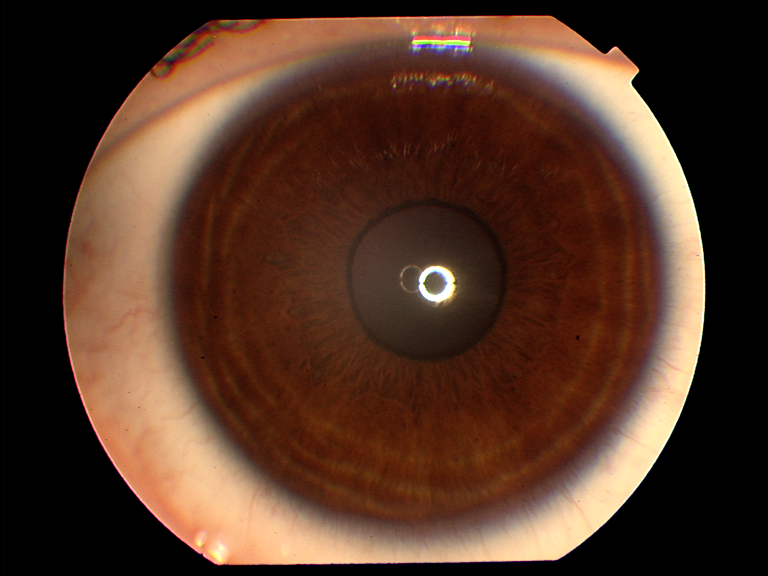
#> input picture TestAndMethods/Sharpness/test/044R_3.png, 768 x 576 px, found by its file name
$ python tcc.py
#> lines starting #> are read from the running program, lines starting #| are printed output that depends on the picture
import cv2
from matplotlib import pyplot as plt
import numpy as np


img = cv2.imread('044R_3.png', 0)
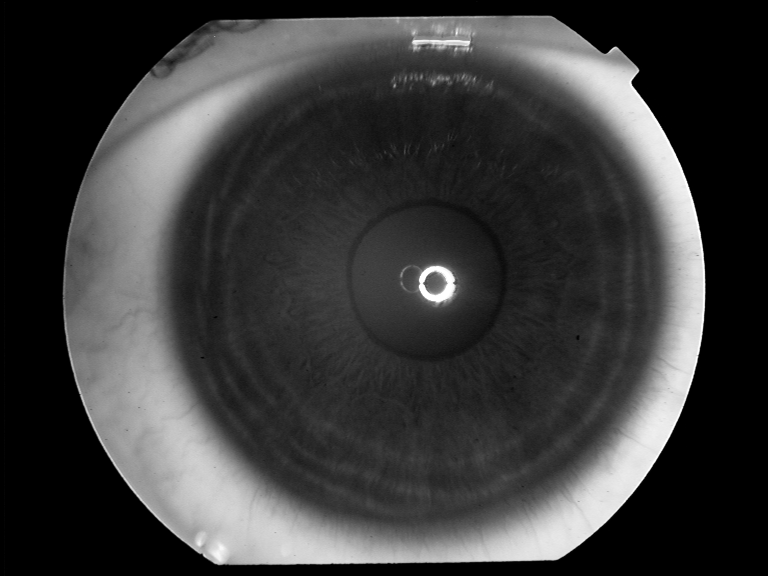
#> img: shape (576, 768); min 0, max 255, mean 59.6

dft = cv2.dft(np.float32(img), flags=cv2.DFT_COMPLEX_OUTPUT)

dft_shift = np.fft.fftshift(dft)

magnitude_spectrum = 20 * np.log(cv2.magnitude(dft_shift[:, :, 0], dft_shift[:, :, 1]))
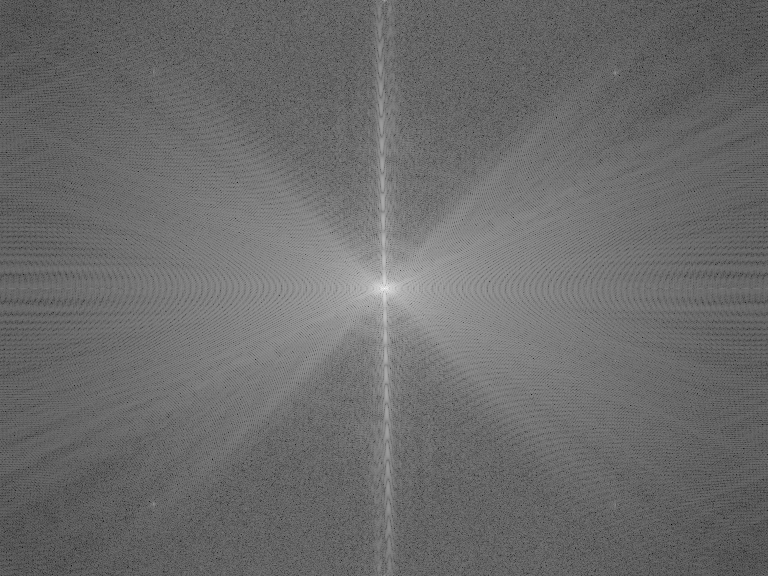
#> magnitude_spectrum: shape (576, 768) float32; min 10.35, max 341.7, mean 150.4; drawn with min black and max white


rows, cols = img.shape
#> rows = 576; cols = 768
crow, ccol = int(rows / 2), int(cols / 2)
#> crow = 288; ccol = 384

mask = np.ones((rows, cols, 2), np.uint8)
r = 80
center = [crow, ccol]
#> center = [288, 384]
x, y = np.ogrid[:rows, :cols]
#> x = 576 values from 0 to 575
mask_area = (x - center[0]) ** 2 + (y - center[1]) ** 2 <= r*r
mask[mask_area] = 0


fshift = dft_shift * mask
fshift_mask_mag = 20 * np.log(cv2.magnitude(fshift[:, :, 0], fshift[:, :, 1]))
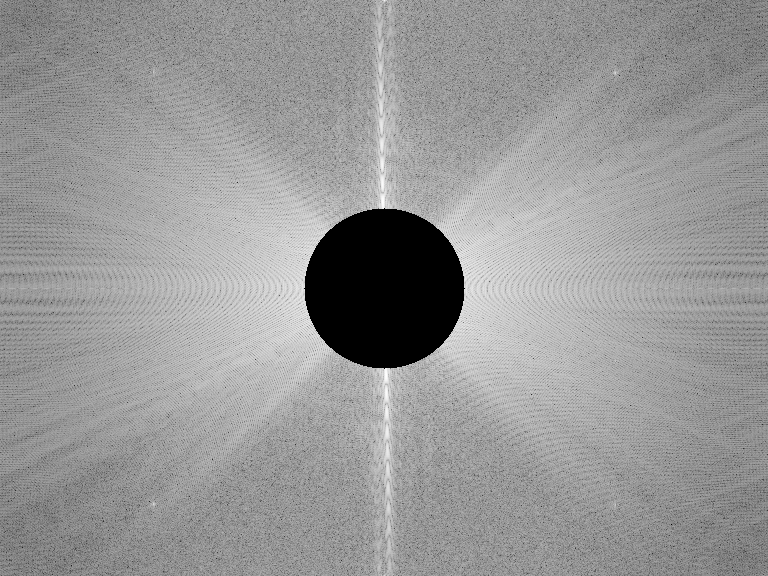
#> fshift_mask_mag: shape (576, 768) float32; 4.54% of the values are NaN or infinite; the others: min 10.35, max 231.2, mean 148; drawn with min black, max white, NaN and infinite black

f_ishift = np.fft.ifftshift(fshift)

img_back = cv2.idft(f_ishift)

img_back = cv2.magnitude(img_back[:, :, 0], img_back[:, :, 1])
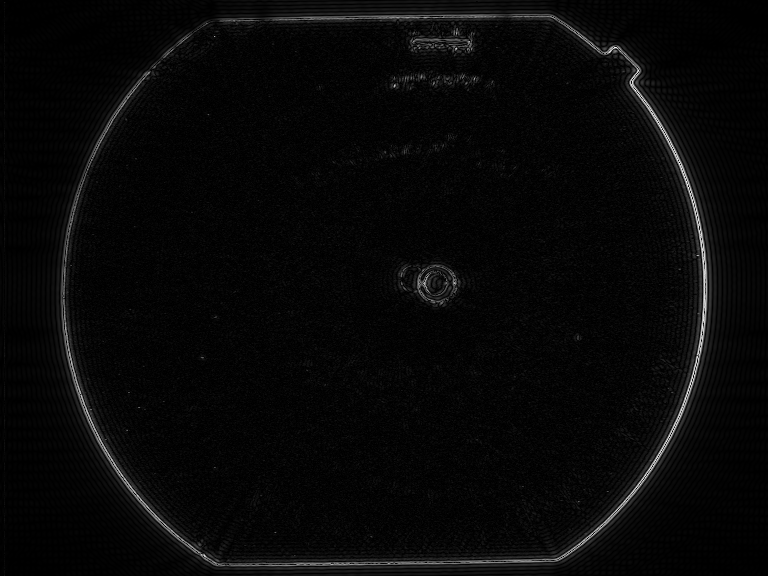
#> img_back: shape (576, 768) float32; min 1.12, max 43314080, mean 1383832.6; drawn with min black and max white

sobel = cv2.Sobel(img_back, -1, 0, 1)
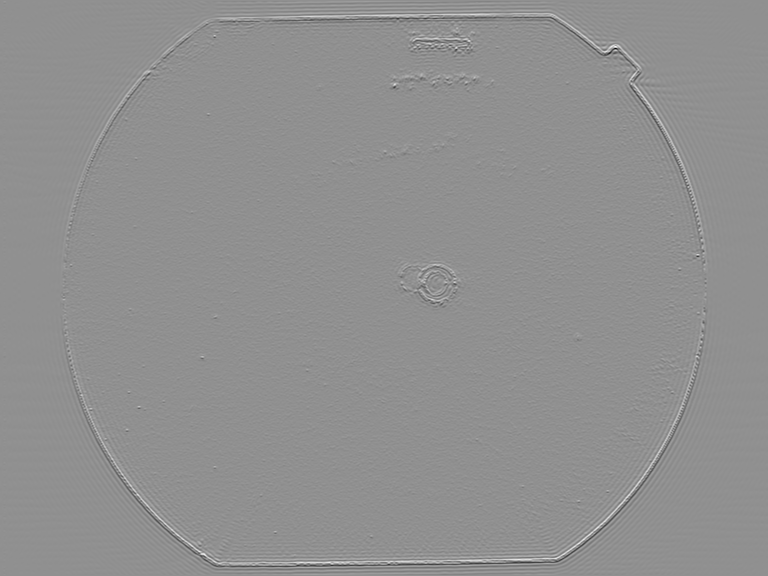
#> sobel: shape (576, 768) float32; min -146342880, max 112010976, mean 1406.8; drawn with min black and max white


fig = plt.figure(figsize=(12, 12))
ax1 = fig.add_subplot(2,2,1)
ax1.imshow(img, cmap='gray')
ax1.title.set_text('Input Image')
ax2 = fig.add_subplot(2,2,2)
ax2.imshow(magnitude_spectrum, cmap='gray')
ax2.title.set_text('FFT of image')
ax3 = fig.add_subplot(2,2,3)
ax3.imshow(fshift_mask_mag, cmap='gray')
ax3.title.set_text('FFT + Mask')
ax4 = fig.add_subplot(2,2,4)
ax4.imshow(img_back, cmap='gray')
ax4.title.set_text('After inverse FFT')
plt.show()

$ run again, with TestAndMethods/Sharpness/test/016R_3.png copied over TestAndMethods/Sharpness/test/044R_3.png
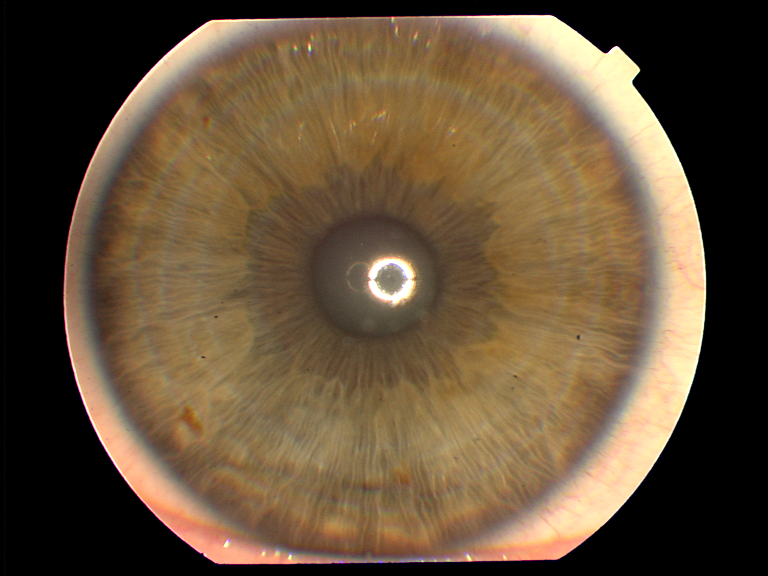
#> input picture TestAndMethods/Sharpness/test/016R_3.png, 768 x 576 px, found by its file name
#> `img_back = cv2.magnitude(img_back[:, :, 0], img_back[:, :, 1])`:
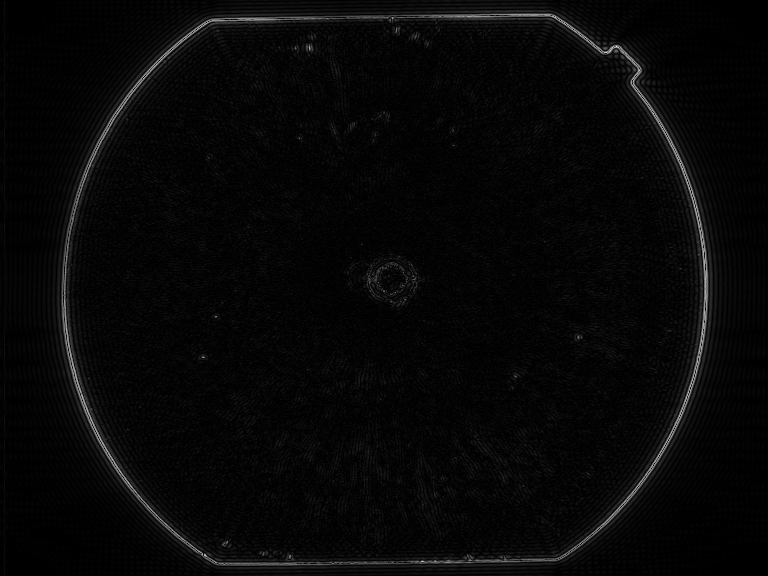
#> img_back: shape (576, 768) float32; min 1.88, max 56175992, mean 1679036.8; drawn with min black and max white
#> `sobel = cv2.Sobel(img_back, -1, 0, 1)`:
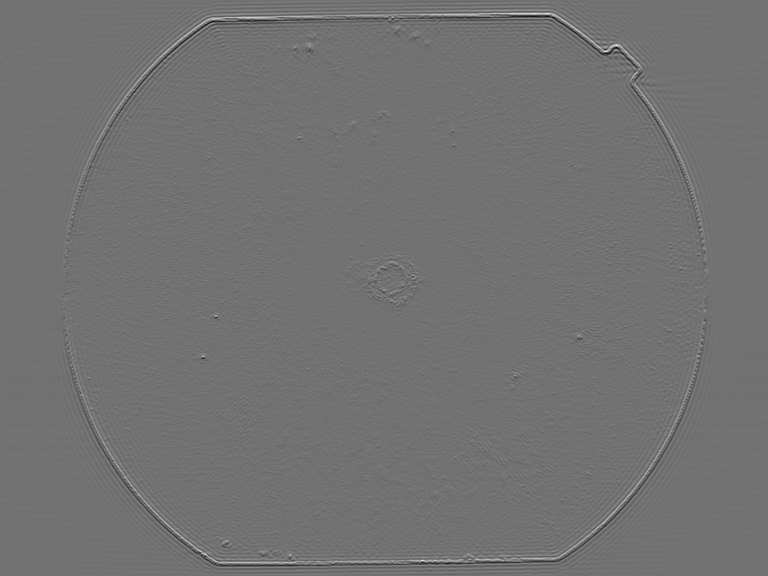
#> sobel: shape (576, 768) float32; min -139828800, max 172388240, mean -1433.4; drawn with min black and max white

$ run again, with TestAndMethods/Sharpness/test/019R_2.png copied over TestAndMethods/Sharpness/test/044R_3.png
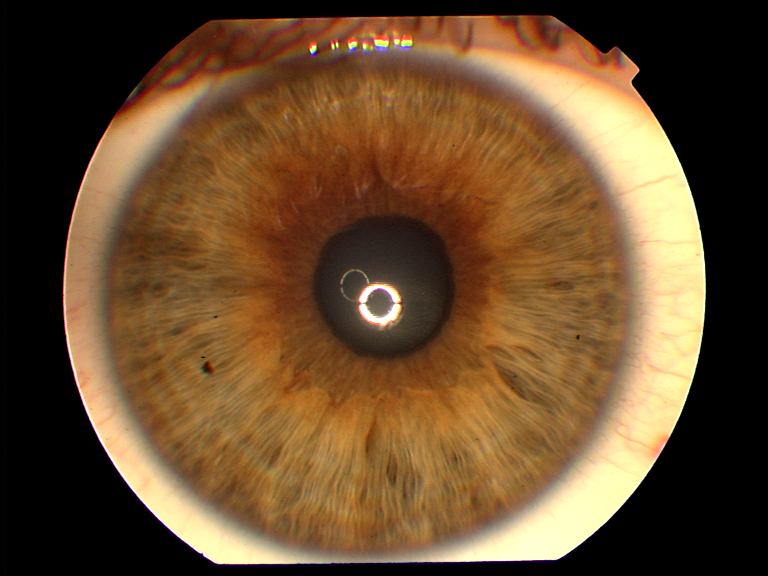
#> input picture TestAndMethods/Sharpness/test/019R_2.png, 768 x 576 px, found by its file name
#> `img_back = cv2.magnitude(img_back[:, :, 0], img_back[:, :, 1])`:
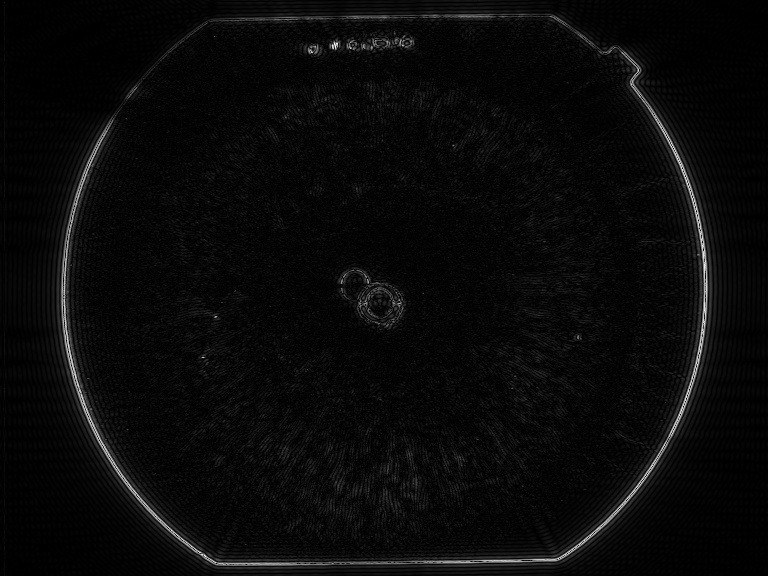
#> img_back: shape (576, 768) float32; min 0.884, max 43668788, mean 1671635.4; drawn with min black and max white
#> `sobel = cv2.Sobel(img_back, -1, 0, 1)`:
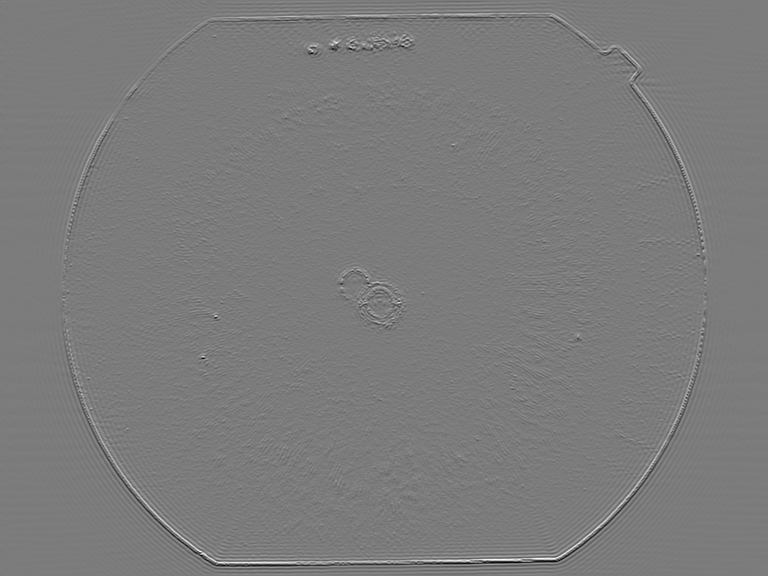
#> sobel: shape (576, 768) float32; min -114595680, max 121264336, mean 2613.8; drawn with min black and max white

$ run again, with TestAndMethods/Sharpness/test/027R_3.png copied over TestAndMethods/Sharpness/test/044R_3.png
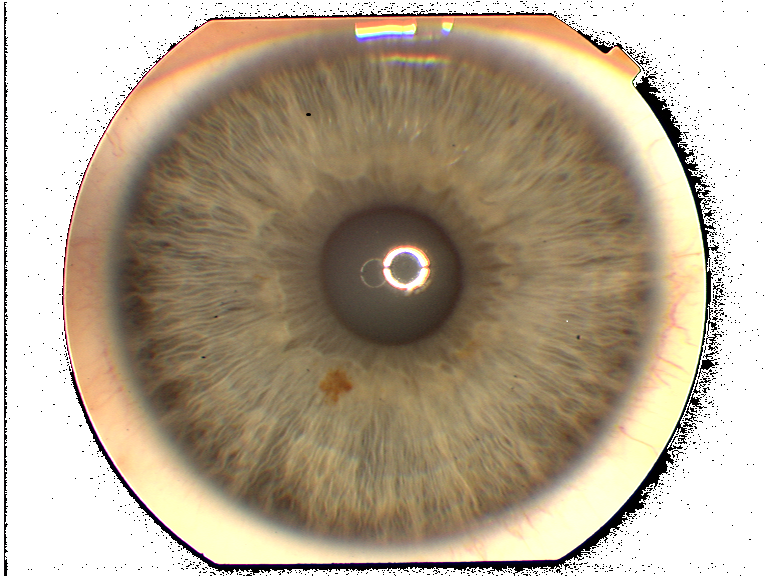
#> input picture TestAndMethods/Sharpness/test/027R_3.png, 768 x 576 px, found by its file name
#> `img_back = cv2.magnitude(img_back[:, :, 0], img_back[:, :, 1])`:
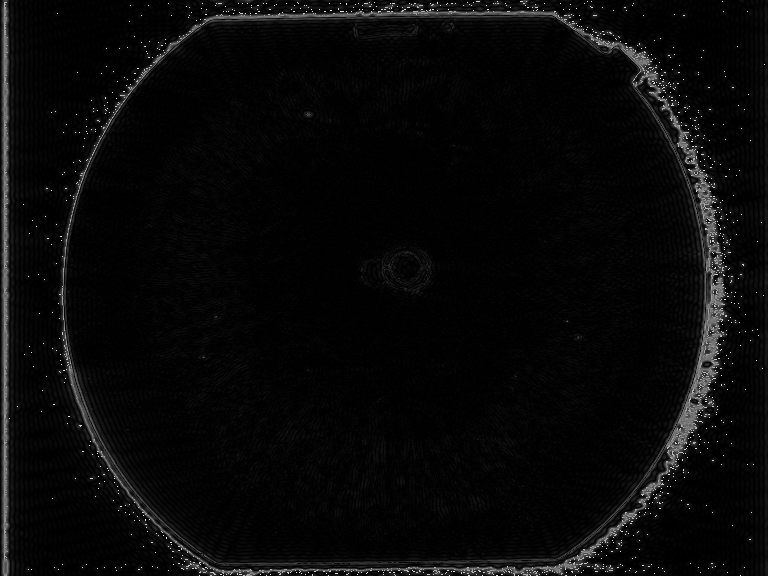
#> img_back: shape (576, 768) float32; min 5.24, max 121802056, mean 4342184.5; drawn with min black and max white
#> `sobel = cv2.Sobel(img_back, -1, 0, 1)`:
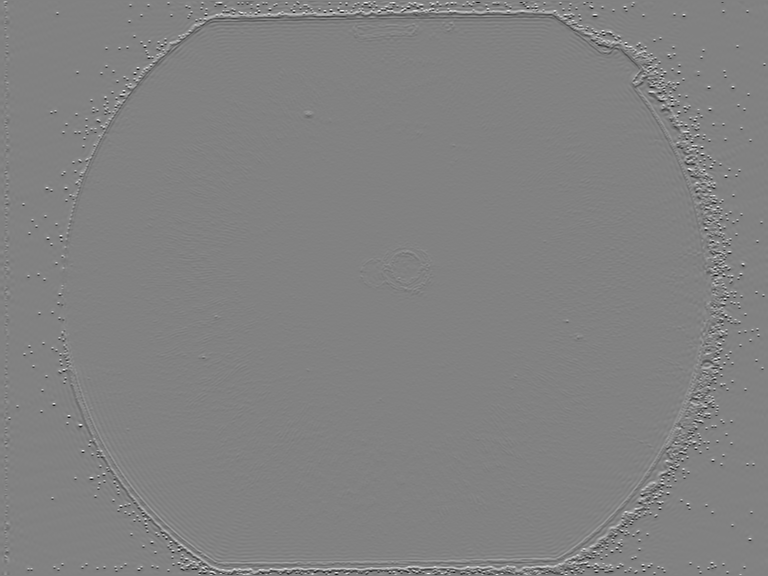
#> sobel: shape (576, 768) float32; min -414142720, max 399101504, mean 78446.9; drawn with min black and max white
